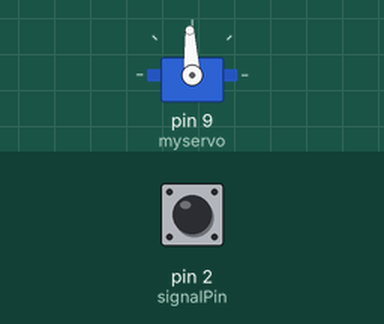
Bench run of a sketch on a simulated Arduino Uno, built with avr-gcc and run on an emulated ATmega328P. Parts: servo. The inputs (shaded band) are chosen by the test bench; at power-on: pin 2 (signalPin) HIGH. What the sketch prints to the serial monitor is not drawn.

Above: at 0.05 s.
At 0.35 s:
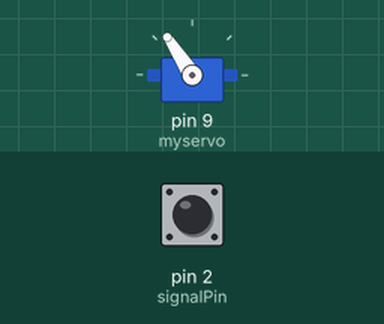
At 0.65 s:
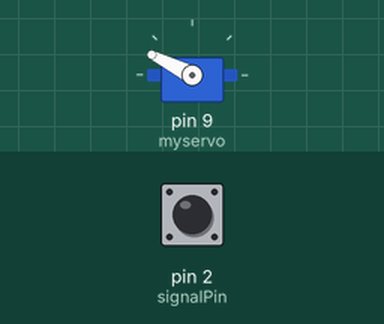
At 1.3 s:
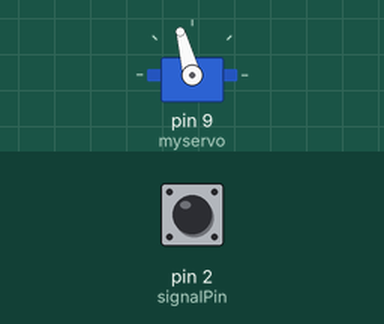
Timing chart, 0 to 3.4 s (numbered marks = the images above):
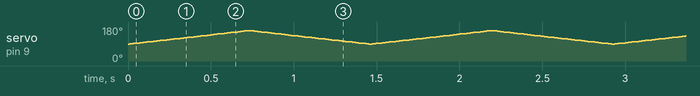

The sketch:

SignalRobotArmUkuleleV1.ino
```cpp
#include <Servo.h>
Servo myservo;

const int  signalPin = 2;

int signalState = 0;
int lastSignalState = 0;
int count = 90;
boolean countUp = true;

void setup() {
  myservo.attach(9);
  pinMode(signalPin, INPUT_PULLUP);
  myservo.write(120);
  Serial.begin(9600);
}


void loop() {


  signalState = digitalRead(signalPin);
  Serial.println(signalState);
  /*
  if (signalState != lastSignalState) {
    if (signalState == HIGH) {
      Serial.println("Detects HIGH");
      myservo.write(160);
    } else {
      Serial.println("Detects LOW");
      myservo.write(120);
    }
    delay(50);
  }*/
  myservo.write(count);

  if(count > 160){
    countUp = false;
  }else if(count < 90){
    countUp = true;
  }

  if(countUp){
    count = count+1;
  }else{
    count = count-1;
  }

  delay(10);

  lastSignalState = signalState;

}
```
